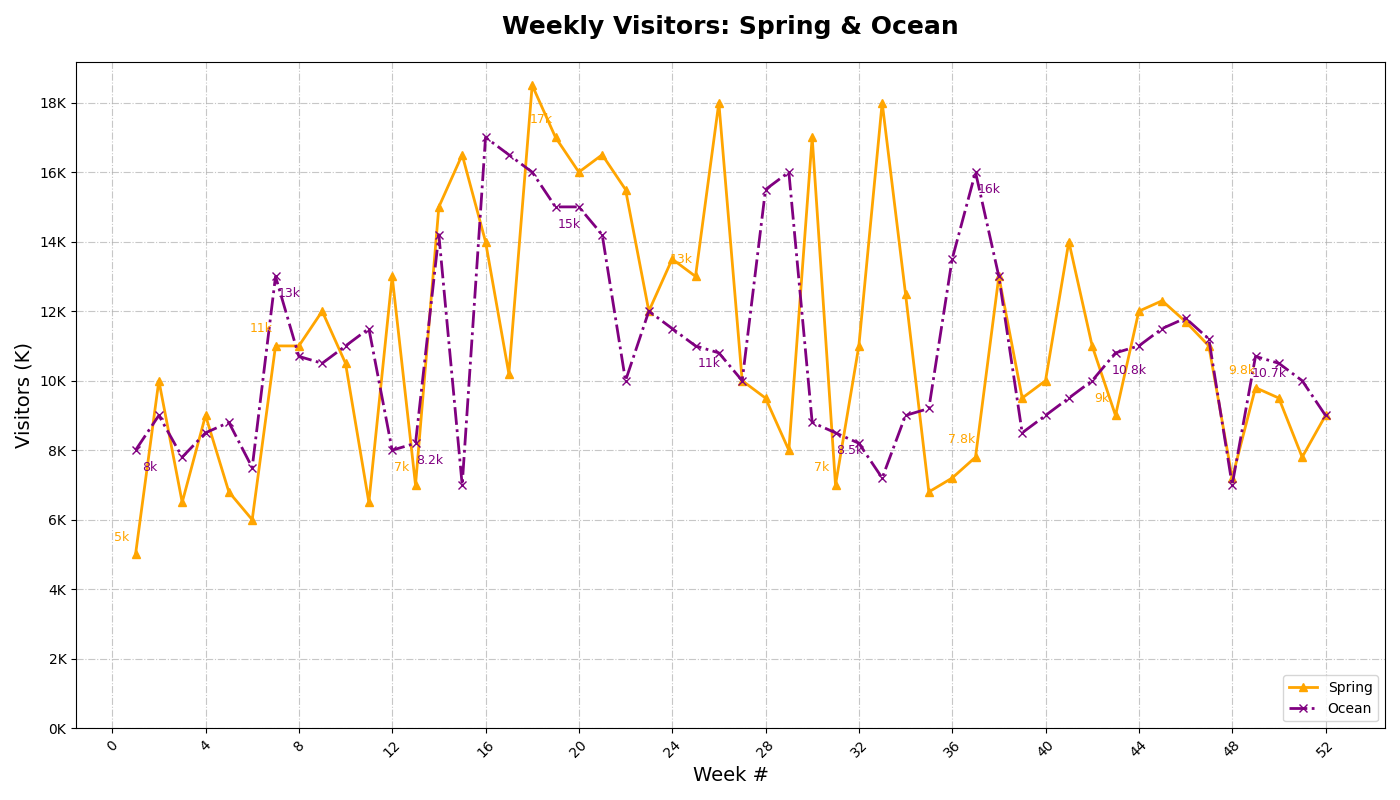

Write the Python code that produced this figure.
import matplotlib.pyplot as plt
import numpy as np

weeks = np.arange(1, 53)

spring_park_visitors = [
    5, 10, 6.5, 9, 6.8, 6, 11, 11, 12, 10.5, 6.5, 13, 7, 15, 16.5,
    14, 10.2, 18.5, 17, 16, 16.5, 15.5, 12, 13.5, 13, 18, 10, 9.5,
    8, 17, 7, 11, 18, 12.5, 6.8, 7.2, 7.8, 13, 9.5, 10, 14, 11,
    9, 12, 12.3, 11.7, 11, 7.2, 9.8, 9.5, 7.8, 9
]

ocean_park_visitors = [
    8, 9, 7.8, 8.5, 8.8, 7.5, 13, 10.7, 10.5, 11, 11.5, 8, 8.2,
    14.2, 7, 17, 16.5, 16, 15, 15, 14.2, 10, 12, 11.5, 11, 10.8,
    10, 15.5, 16, 8.8, 8.5, 8.2, 7.2, 9, 9.2, 13.5, 16, 13, 8.5, 9,
    9.5, 10, 10.8, 11, 11.5, 11.8, 11.2, 7, 10.7, 10.5, 10, 9
]

fig, ax = plt.subplots(figsize=(14, 8))

ax.plot(weeks, spring_park_visitors, marker='^', color='orange', linestyle='-', label='Spring', linewidth=2)
ax.plot(weeks, ocean_park_visitors, marker='x', color='purple', linestyle='-.', label='Ocean', linewidth=2)

ax.set_title('Weekly Visitors: Spring & Ocean', fontsize=18, fontweight='bold', pad=20)
ax.set_xlabel('Week #', fontsize=14)
ax.set_ylabel('Visitors (K)', fontsize=14)

for i in range(0, len(weeks), 6):
    ax.annotate(f'{spring_park_visitors[i]}k', (weeks[i], spring_park_visitors[i]), textcoords="offset points", xytext=(-10,10), ha='center', fontsize=9, color='orange')
    ax.annotate(f'{ocean_park_visitors[i]}k', (weeks[i], ocean_park_visitors[i]), textcoords="offset points", xytext=(10,-15), ha='center', fontsize=9, color='purple')

ax.set_xticks(np.arange(0, 53, 4))
ax.set_xticklabels(np.arange(0, 53, 4), rotation=45)
ax.set_yticks(np.arange(0, 20, 2))
ax.set_yticklabels([f'{i}K' for i in range(0, 20, 2)])

ax.grid(True, linestyle='-.', alpha=0.7)

ax.legend(loc='lower right', fontsize=10)

plt.tight_layout()
plt.show()
